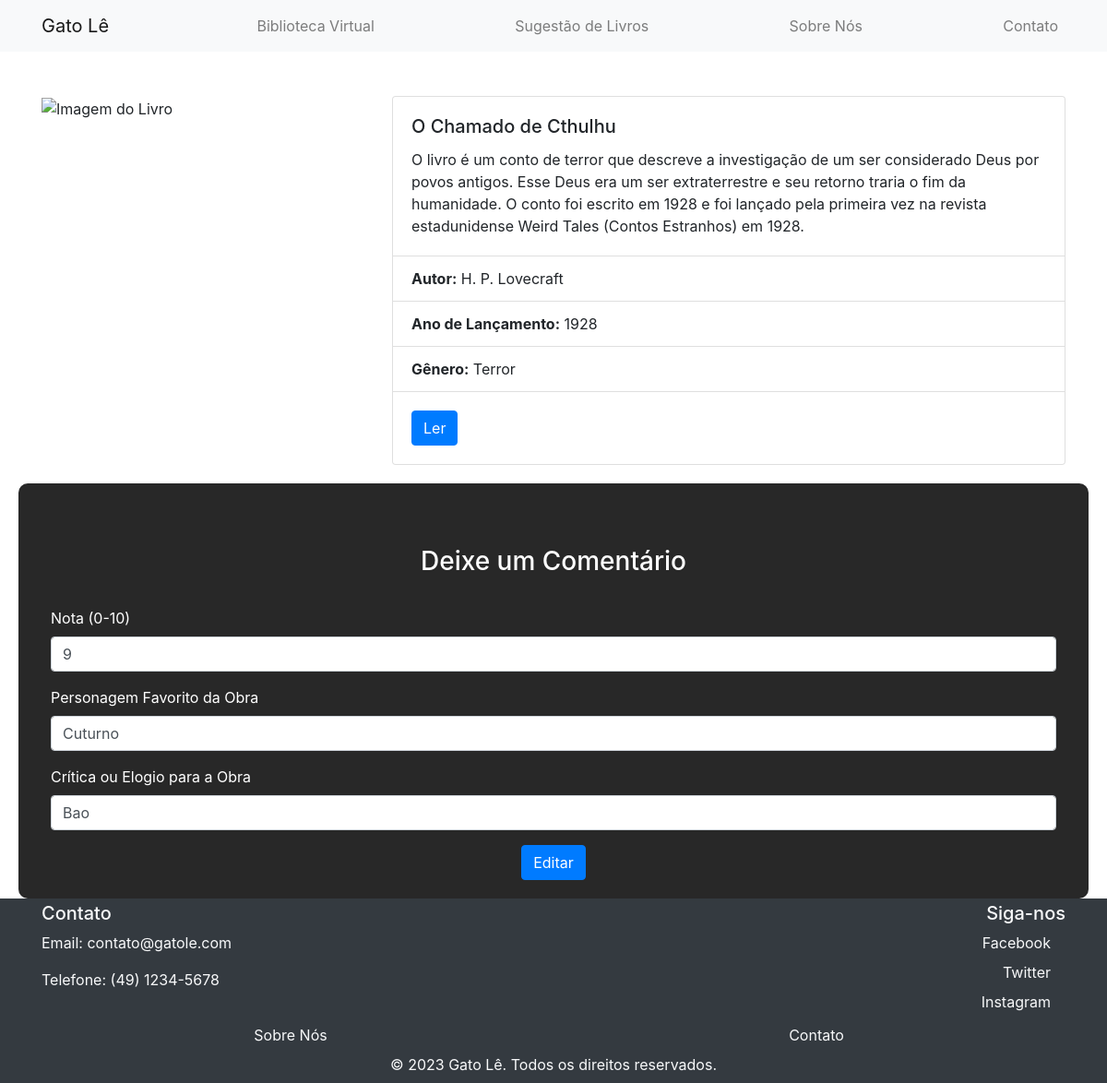
Page /paginas/2cthulhuFORM.php?id=1 on the committed database.
### tables this page shows
CREATE TABLE `comentariocthulhu` (
  `id` int(11) NOT NULL,
  `nota` int(11) DEFAULT NULL,
  `personagem` varchar(255) DEFAULT NULL,
  `coment` text DEFAULT NULL
);

### model/db.class.php (called while the page is built, shortened)
<?php
class DB{
    public function conn(){
        $host = "localhost";
        $dbname = "bancodoprofe";
        $user = "root";
        $password = "";
        try {
            $conn = new PDO(
                "mysql:host=$host;dbname=$dbname",
                $user,
                $password,
                [
                    PDO::ATTR_ERRMODE,
                    PDO::ERRMODE_EXCEPTION,
                    PDO::MYSQL_ATTR_INIT_COMMAND => "SET NAMES utf8"
                ]
            );
            return $conn;
        } catch (PDOException $e) {
            echo "Connection failed: " . $e->getMessage();
        }
    }
    public function find($nome_tabela, $id){
        $conn = $this->conn();
        $sql = "SELECT * FROM $nome_tabela WHERE id = ?";
        $st = $conn->prepare($sql);
        $st->execute([$id]);
        return $st->fetchObject();
    }
}
?>

### paginas/2cthulhuFORM.php (the view, shortened to what this page needs)
<?php
    include '../model/db.class.php';
    include '../bases/header.php';
    include '../bases/nav.php';
    $db = new DB();
    $db->conn();
    if(!empty($_GET['id'])){
        $comentariocthulhu = $db->find("comentariocthulhu", $_GET['id']);
    }
?>
<body>
    <div class="container mt-5">
        <div class="row">
            <div class="col-md-4">
                <img src="https://cdn.awsli.com.br/2500x2500/2099/2099388/produto/152923663/453009bb6b.jpg" class="img-fluid" alt="Imagem do Livro">
            </div>
            <div class="col-md-8">
                <div class="card">
                    <div class="card-body">
                        <h5 class="card-title">O Chamado de Cthulhu</h5>
                        <p class="card-text">O livro é um conto de terror que descreve a investigação de um ser considerado Deus por povos antigos. Esse Deus era um ser extraterrestre e seu retorno traria o fim da humanidade. O conto foi escrito em 1928 e foi lançado pela primeira vez na revista estadunidense Weird Tales (Contos Estranhos) em 1928.</p>
                    </div>
                    <ul class="list-group list-group-flush">
                        <li class="list-group-item"><strong>Autor:</strong> H. P. Lovecraft</li>
                        <li class="list-group-item"><strong>Ano de Lançamento:</strong> 1928</li>
                        <li class="list-group-item"><strong>Gênero:</strong> Terror</li>
                    </ul>
                    <div class="card-body">
                        <a href="https://ia801003.us.archive.org/34/items/livrospdf/Terror/H.P.%20Lovecraft%20-%20O%20Chamado%20de%20Cthulhu_v2%20%281928%29.pdf" class="btn btn-primary" target="_blank">Ler</a>
                    </div>
                </div>
            </div>
        </div>
    </div>
    <div class="sobre">
<div class="container mt-5">
        <div class="welcome-text">
            <h3>Deixe um Comentário</h3>
        </div>
    <form action="2cthulhuFORM.php" method="post">
        <input type="hidden" name="id" value="<?php echo !empty($comentariocthulhu->id) ? $comentariocthulhu->id : "" ?>" class="form-control"><br>
        <div class="form-group">
            <label for="nota">Nota (0-10)</label>
            <input type="int" name="nota" placeholder="Digite uma nota para essa Obra de 0 a 10..." required value="<?php echo !empty($comentariocthulhu->nota) ? $comentariocthulhu->nota : "" ?>" class="form-control">
        </div>
        <div class="form-group">
            <label for="personagem">Personagem Favorito da Obra</label>
            <input type="text" name="personagem" placeholder="Fale sobre personagem favorito da Obra..." required value="<?php echo !empty($comentariocthulhu->personagem) ? $comentariocthulhu->personagem : "" ?>" class="form-control">
        </div>
        <div class="form-group">
            <label for="coment">Crítica ou Elogio para a Obra</label>
            <input type="text" name="coment" placeholder="Digite sua crítica ou seu elogio para a Obra..." required value="<?php echo !empty($comentariocthulhu->coment) ? $comentariocthulhu->coment : "" ?>" class="form-control">
        </div>
        <center>
            <button type="submit" class="btn btn-primary"><?php echo !empty($_GET['id']) ? "Editar" : "Enviar Comentário"?></button>
        </center>
    </form>
</div>
</div>
    <?php include "../bases/footer.php" ?>
</body>
</html>

### css/css.css (style rules this page uses)
body { background: url('https://images.pixexid.com/a-4k-ultra-hd-wallpaper-of-a-cat-dressed-in-a-librarians-outfit-surrounded-by-zlvdb8uk.jpeg') no-repeat center center fixed; background-size: cover; margin-bottom: 200px; }
.sobre { background: rgba(0, 0, 0, 0.842); padding: 20px; margin-top: 50px; border-radius: 10px; margin-bottom: 200px; color: white; text-align: justify; }
.welcome-text { position: relative; z-index: 1; color: white; text-align: center; margin-top: 30; }
.sobre { margin: 20px; }

### rows in the picture
comentariocthulhu: nota "9", personagem "Cuturno", coment "Bao"
